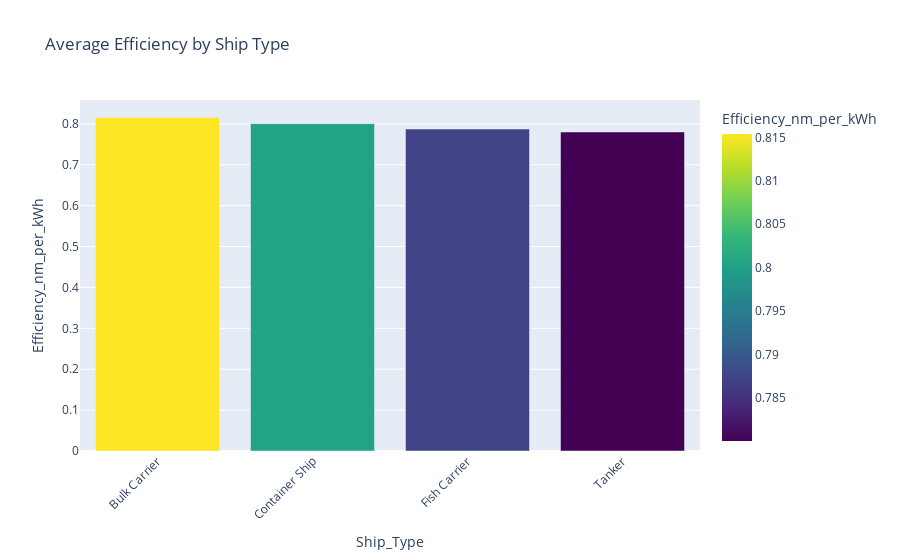

Notebook code cell kept with this figure:
### Code cell
#Ship type vs average efficiency
avg_efficiency = df.groupby('Ship_Type')['Efficiency_nm_per_kWh'].mean().reset_index()
fig = px.bar(
             avg_efficiency, x='Ship_Type', y='Efficiency_nm_per_kWh',
             title='Average Efficiency by Ship Type',
             labels={'efficiency': 'Average Efficiency', 'Ship Type': 'Ship Type'},
             color='Efficiency_nm_per_kWh',
             color_continuous_scale='Viridis')

fig.update_layout(xaxis_tickangle=-45)
fig.show()

### Figure 1 — Plotly figure (JSON) as saved in the notebook; plotly's stock layout.template omitted (floating-point values rounded to 4 significant figures)
{"data": [{"hovertemplate": "Ship_Type=%{x}<br>Efficiency_nm_per_kWh=%{marker.color}<extra></extra>", "legendgroup": "", "marker": {"color": [0.8154, 0.8005, 0.7873, 0.7801], "coloraxis": "coloraxis", "pattern": {"shape": ""}}, "name": "", "orientation": "v", "showlegend": false, "textposition": "auto", "type": "bar", "x": ["Bulk Carrier", "Container Ship", "Fish Carrier", "Tanker"], "xaxis": "x", "y": [0.8154, 0.8005, 0.7873, 0.7801], "yaxis": "y"}], "layout": {"barmode": "relative", "coloraxis": {"colorbar": {"title": {"text": "Efficiency_nm_per_kWh"}}, "colorscale": [[0, "#440154"], [0.1111, "#482878"], [0.2222, "#3e4989"], [0.3333, "#31688e"], [0.4444, "#26828e"], [0.5556, "#1f9e89"], [0.6667, "#35b779"], [0.7778, "#6ece58"], [0.8889, "#b5de2b"], [1, "#fde725"]]}, "legend": {"tracegroupgap": 0}, "title": {"text": "Average Efficiency by Ship Type"}, "xaxis": {"anchor": "y", "domain": [0, 1], "tickangle": -45, "title": {"text": "Ship_Type"}}, "yaxis": {"anchor": "x", "domain": [0, 1], "title": {"text": "Efficiency_nm_per_kWh"}}}}
